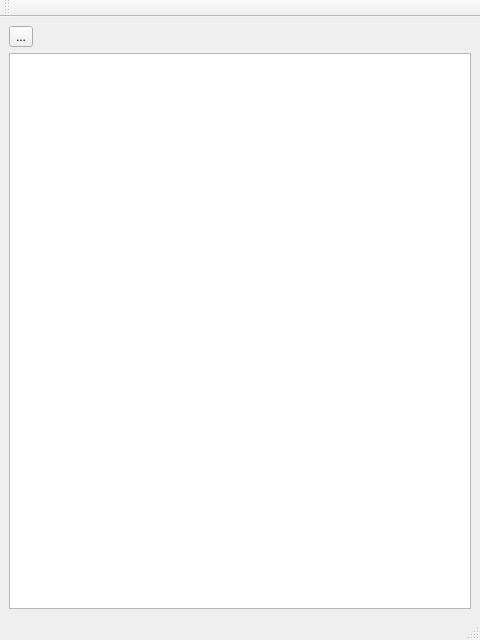
<?xml version="1.0" encoding="UTF-8"?>
<ui version="4.0">
 <class>MainWindow</class>
 <widget class="QMainWindow" name="MainWindow">
  <property name="geometry">
   <rect>
    <x>0</x>
    <y>0</y>
    <width>480</width>
    <height>640</height>
   </rect>
  </property>
  <property name="minimumSize">
   <size>
    <width>480</width>
    <height>640</height>
   </size>
  </property>
  <property name="maximumSize">
   <size>
    <width>480</width>
    <height>640</height>
   </size>
  </property>
  <property name="windowTitle">
   <string>Tasks</string>
  </property>
  <widget class="QWidget" name="centralwidget">
   <layout class="QGridLayout" name="gridLayout">
    <item row="1" column="0">
     <widget class="QTableView" name="tableView">
      <property name="sizePolicy">
       <sizepolicy hsizetype="Expanding" vsizetype="Expanding">
        <horstretch>0</horstretch>
        <verstretch>0</verstretch>
       </sizepolicy>
      </property>
      <property name="alternatingRowColors">
       <bool>false</bool>
      </property>
      <property name="selectionMode">
       <enum>QAbstractItemView::SelectionMode::SingleSelection</enum>
      </property>
      <property name="selectionBehavior">
       <enum>QAbstractItemView::SelectionBehavior::SelectRows</enum>
      </property>
      <attribute name="horizontalHeaderCascadingSectionResizes">
       <bool>false</bool>
      </attribute>
      <attribute name="horizontalHeaderShowSortIndicator" stdset="0">
       <bool>true</bool>
      </attribute>
      <attribute name="horizontalHeaderStretchLastSection">
       <bool>true</bool>
      </attribute>
     </widget>
    </item>
    <item row="0" column="0">
     <widget class="QToolButton" name="AddButton">
      <property name="text">
       <string>...</string>
      </property>
      <property name="icon">
       <iconset theme="QIcon::ThemeIcon::ListAdd"/>
      </property>
      <property name="iconSize">
       <size>
        <width>30</width>
        <height>30</height>
       </size>
      </property>
     </widget>
    </item>
   </layout>
  </widget>
  <widget class="QMenuBar" name="menubar">
   <property name="geometry">
    <rect>
     <x>0</x>
     <y>0</y>
     <width>480</width>
     <height>21</height>
    </rect>
   </property>
  </widget>
  <widget class="QStatusBar" name="statusbar"/>
  <widget class="QToolBar" name="toolBar">
   <property name="windowTitle">
    <string>toolBar</string>
   </property>
   <attribute name="toolBarArea">
    <enum>TopToolBarArea</enum>
   </attribute>
   <attribute name="toolBarBreak">
    <bool>false</bool>
   </attribute>
  </widget>
  <action name="actionNew">
   <property name="text">
    <string>New</string>
   </property>
   <property name="toolTip">
    <string>Create a new task</string>
   </property>
   <property name="shortcut">
    <string>Alt+N</string>
   </property>
  </action>
 </widget>
 <resources/>
 <connections/>
</ui>
